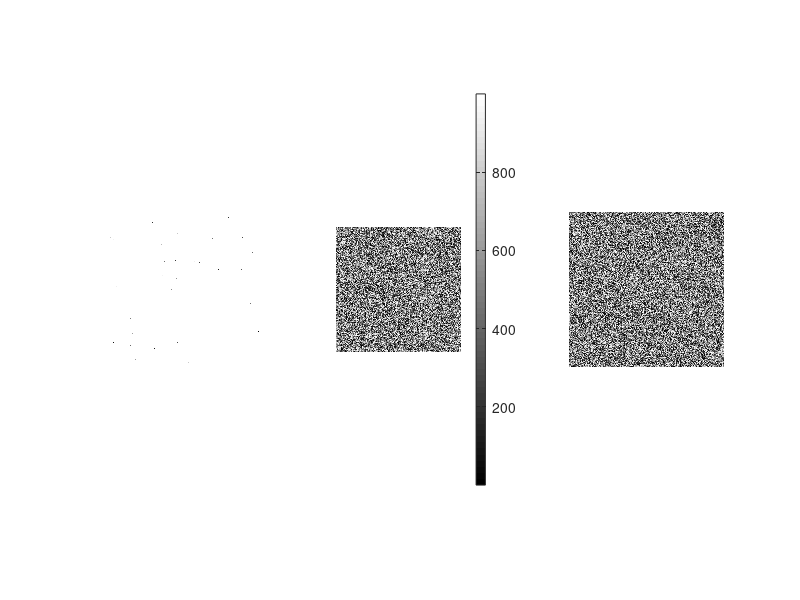

Write the MATLAB code that produced this figure.
% Example Matlab script as provided with textbook:
%
%  Fundamentals of Digital Image Processing: A Practical Approach with Examples in Matlab
%  Chris J. Solomon and Toby P. Breckon, Wiley-Blackwell, 2010
%  ISBN: 0470844736, DOI:10.1002/9780470689776, http://www.fundipbook.com
%
B=rand(256).*1000;      % Generate random image array in range 0-1000 

subplot(1,3,1); imshow(B);              % Poor contrast results using imshow because data 
                        % exceeds expected range

subplot(1,3,2); imagesc(B);             % imagesc automatically scales colourmap to data
axis image; axis off;   % range
colormap(gray); colorbar;

subplot(1,3,3); imshow(B,[0 1000]);     % But if we specify range of data explicitly then                    
                        % imshow also displays correct image contrast